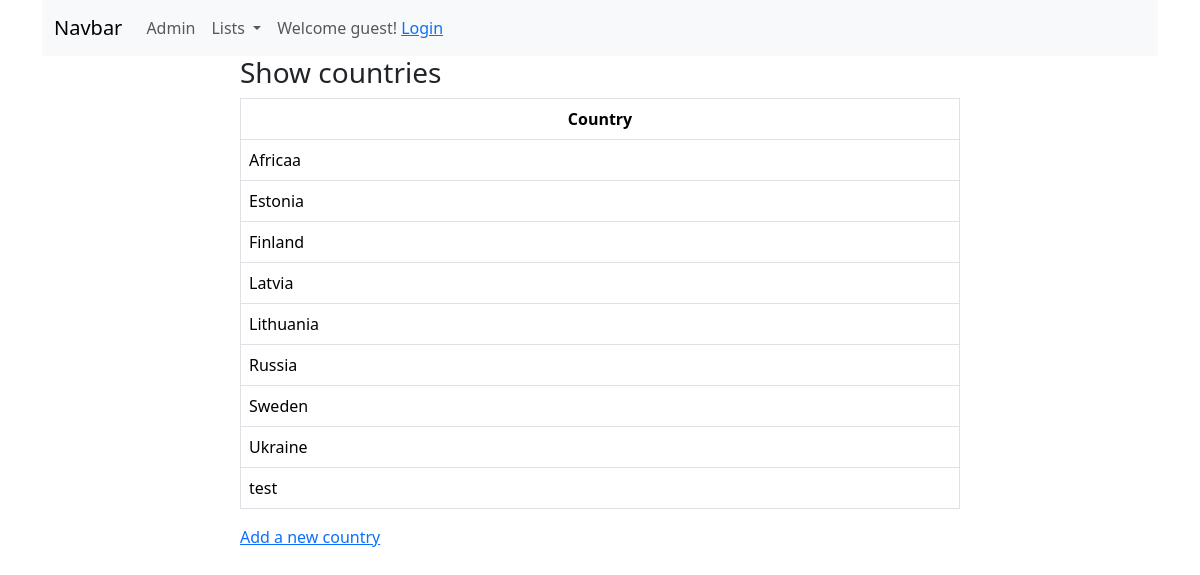
Page /booksapp/country_list on the earlier database version.
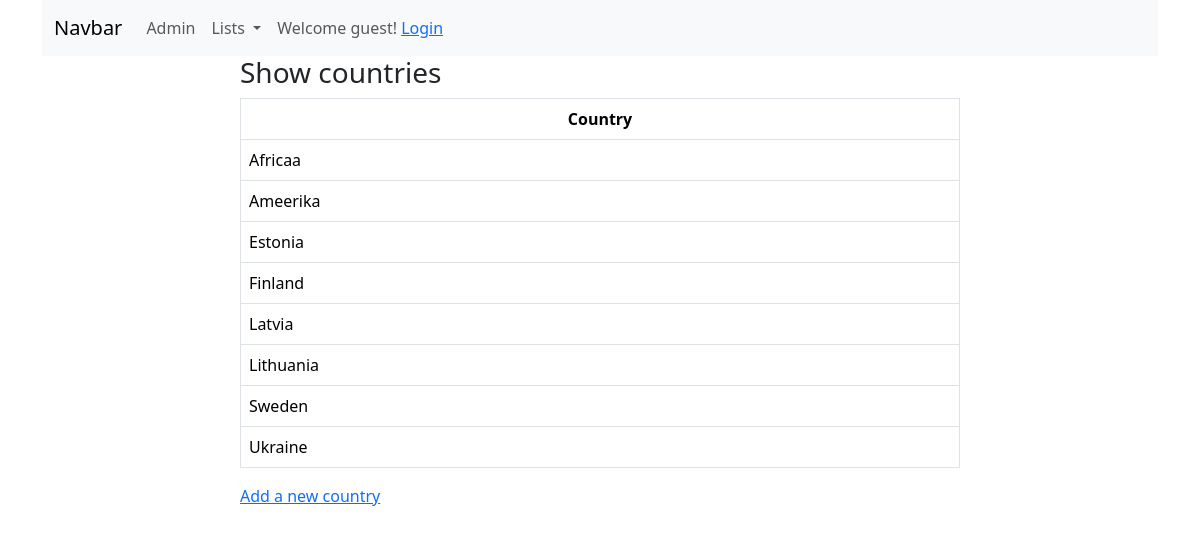
Same page on the later database version.
### booksapp/models.py (models this page shows)
class Country(models.Model):
    country = models.CharField(max_length=50, validators=[MinLengthValidator(3)])
    class Meta:
        verbose_name_plural = 'countries'
    def __str__(self):
        return self.country

### booksapp/views.py (the view)
# urls.py: path('country_list', views.CountryListView.as_view(), name='country_list'),  # country list view
class CountryListView(ListView):
    model = Country
    queryset = Country.objects.order_by('country')
    context_object_name = 'countries'  # object_list is default

### booksapp/templates/booksapp/country_list.html (shortened to what this page needs)
{% extends 'base.html' %}
{% block content %}
	<div class="container">
    <div class="row">
        <div class="col-8 mx-auto">
            <h3>Show countries</h3>
            <table class="table table-bordered table-hover">
                <thead>
                <tr class="text-center">
                    <th>Country</th>
                </tr>
                </thead>
                <tbody>
                {% for country in countries %}
                	<tr>
                    <td>{{ country }}</td>
                    </tr>
                {% endfor %}
                </tbody>
            </table>
            <a href="{% url 'booksapp:country_create' %}">Add a new country</a>
        </div>
    </div>
    </div>
{% endblock %}

Differences in the rows shown:
removed Country: country "Russia"
removed Country: country "test"
added Country: country "Ameerika"
